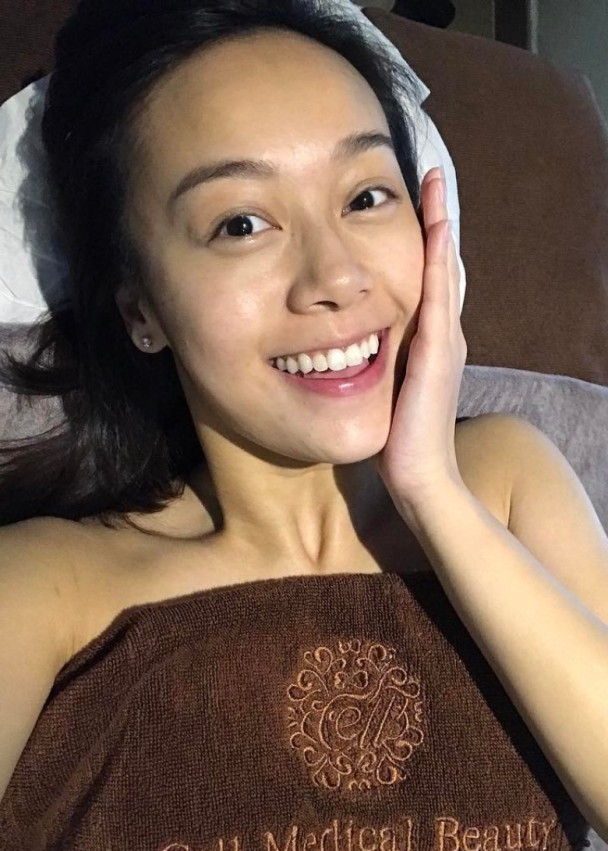
#> input picture images/10.jpg, 608 x 851 px
$ python -i eef.py   (imports and definitions only)   (older library calls are emulated)
#> lines starting #> are read from the running program, lines starting #| are printed output that depends on the picture; after the words box and inside, x2 and y2 are one past the last pixel; in counts of white or black regions, pixels touching at a corner belong together
import os,sys
import numpy as np
import matplotlib.pyplot as plt
import imageio
import scipy, scipy.misc, scipy.signal
import cv2
import sys

def computeTextureWeights(fin, sigma, sharpness):
    dt0_v = np.vstack((np.diff(fin, n=1, axis=0), fin[0,:]-fin[-1,:]))
    dt0_h = np.vstack((np.diff(fin, n=1, axis=1).conj().T, fin[:,0].conj().T-fin[:,-1].conj().T)).conj().T

    gauker_h = scipy.signal.convolve2d(dt0_h, np.ones((1,sigma)), mode='same')
    gauker_v = scipy.signal.convolve2d(dt0_v, np.ones((sigma,1)), mode='same')

    W_h = 1/(np.abs(gauker_h)*np.abs(dt0_h)+sharpness)
    W_v = 1/(np.abs(gauker_v)*np.abs(dt0_v)+sharpness)

    return  W_h, W_v

def solveLinearEquation(IN, wx, wy, lamda):
    [r, c] = IN.shape
    k = r * c
    dx =  -lamda * wx.flatten('F')
    dy =  -lamda * wy.flatten('F')
    tempx = np.roll(wx, 1, axis=1)
    tempy = np.roll(wy, 1, axis=0)
    dxa = -lamda *tempx.flatten('F')
    dya = -lamda *tempy.flatten('F')
    tmp = wx[:,-1]
    tempx = np.concatenate((tmp[:,None], np.zeros((r,c-1))), axis=1)
    tmp = wy[-1,:]
    tempy = np.concatenate((tmp[None,:], np.zeros((r-1,c))), axis=0)
    dxd1 = -lamda * tempx.flatten('F')
    dyd1 = -lamda * tempy.flatten('F')

    wx[:,-1] = 0
    wy[-1,:] = 0
    dxd2 = -lamda * wx.flatten('F')
    dyd2 = -lamda * wy.flatten('F')

    Ax = scipy.sparse.spdiags(np.concatenate((dxd1[:,None], dxd2[:,None]), axis=1).T, np.array([-k+r,-r]), k, k)
    Ay = scipy.sparse.spdiags(np.concatenate((dyd1[None,:], dyd2[None,:]), axis=0), np.array([-r+1,-1]), k, k)
    D = 1 - ( dx + dy + dxa + dya)
    A = ((Ax+Ay) + (Ax+Ay).conj().T + scipy.sparse.spdiags(D, 0, k, k)).T

    tin = IN[:,:]
    tout = scipy.sparse.linalg.spsolve(A, tin.flatten('F'))
    OUT = np.reshape(tout, (r, c), order='F')
    return OUT


def tsmooth(img, lamda=0.01, sigma=3.0, sharpness=0.001):
    I = cv2.normalize(img.astype('float64'), None, 0.0, 1.0, cv2.NORM_MINMAX)
    x = np.copy(I)
    wx, wy = computeTextureWeights(x, sigma, sharpness)
    S = solveLinearEquation(I, wx, wy, lamda)
    return S

def rgb2gm(I):
    if (I.shape[2] == 3):
        I = cv2.normalize(I.astype('float64'), None, 0.0, 1.0, cv2.NORM_MINMAX)
        I = (I[:,:,0]*I[:,:,1]*I[:,:,2])**(1/3)

    return I

def applyK(I, k, a=-0.3293, b=1.1258):
    f = lambda x: np.exp((1-x**a)*b)
    beta = f(k)
    gamma = k**a
    J = (I**gamma)*beta
    return J

def entropy(X):
    tmp = X * 255
    tmp[tmp > 255] = 255
    tmp[tmp<0] = 0
    tmp = tmp.astype(np.uint8)
    _, counts = np.unique(tmp, return_counts=True)
    pk = np.asarray(counts)
    pk = 1.0*pk / np.sum(pk, axis=0)
    S = -np.sum(pk * np.log2(pk), axis=0)
    return S

def maxEntropyEnhance(I, isBad, a=-0.3293, b=1.1258):
    # Esatimate k
    tmp = cv2.resize(I, (50,50), interpolation=cv2.INTER_AREA)
    tmp[tmp<0] = 0
    tmp = tmp.real
    Y = rgb2gm(tmp)

    isBad = isBad * 1
    isBad = scipy.misc.imresize(isBad, (50,50), interp='bicubic', mode='F')
    isBad[isBad<0.5] = 0
    isBad[isBad>=0.5] = 1
    Y = Y[isBad==1]

    if Y.size == 0:
       J = I
       return J

    f = lambda k: -entropy(applyK(Y, k))
    opt_k = scipy.optimize.fminbound(f, 1, 7)

    # Apply k
    J = applyK(I, opt_k, a, b) - 0.01
    return J


def Ying_2017_CAIP(img, mu=0.5, a=-0.3293, b=1.1258):
    lamda = 0.5
    sigma = 5
    I = cv2.normalize(img.astype('float64'), None, 0.0, 1.0, cv2.NORM_MINMAX)

    # Weight matrix estimation
    t_b = np.max(I, axis=2)
    #t_b = np.max(I)
    t_our = cv2.resize(tsmooth(scipy.misc.imresize(t_b, 0.5, interp='bicubic', mode='F'), lamda, sigma), (t_b.shape[1], t_b.shape[0]), interpolation=cv2.INTER_AREA)

    # Apply camera model with k(exposure ratio)
    isBad = t_our < 0.5
    J = maxEntropyEnhance(I, isBad)

    # W: Weight Matrix
    t = np.zeros((t_our.shape[0], t_our.shape[1], I.shape[2]))
    for i in range(I.shape[2]):
        t[:,:,i] = t_our
    W = t**mu

    I2 = I*W
    J2 = J*(1-W)

    result = I2 + J2
    result = result * 255
    result[result > 255] = 255
    result[result<0] = 0
    return result.astype(np.uint8)

def process(image):
    # [4 lines of commented-out code are left out]
    image_RGB = cv2.cvtColor(image,cv2.COLOR_BGR2RGB)
    result = Ying_2017_CAIP(image_RGB)
    result = cv2.cvtColor(result,cv2.COLOR_RGB2BGR)
    #result = cv2.merge([result[:,:,0],image_U,image_V])
    #result = cv2.cvtColor(result,cv2.COLOR_YUV2BGR)
    return result
    #cv2.imwrite(os.path.splitext(sys.argv[1])[0]+'_ying.jpg',result)
    #plt.imshow(result)
    #plt.show()

>>> import cv2
>>> picture = cv2.imread('../images/10.jpg')
#> picture is the input picture: shape (851, 608, 3); mean B, G, R 78.2, 93.2, 116
>>> result = process(picture)
#> in solveLinearEquation, `tempy = np.roll(wy, 1, axis=0)`:
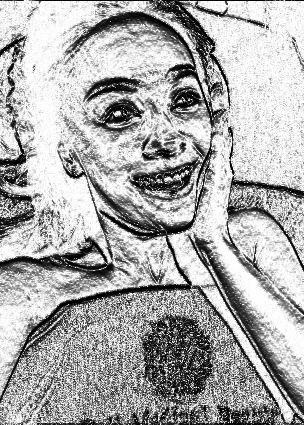
#> tempy: shape (425, 304) float64; min 2.08, max 1000, mean 671; drawn with min black and max white
#> in solveLinearEquation, `tmp = wx[:,-1]`: tmp = 425 values, max 997.8 at index 212, min 2.76 at index 148, mean 81.77
#> in solveLinearEquation, `tempx = np.concatenate((tmp[:,None], np.zeros((r,c-1))), axis=1)`:
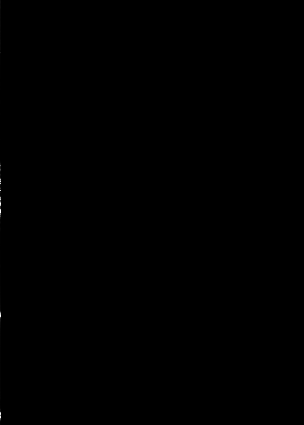
#> tempx: shape (425, 304) float64; min 0, max 997.8, mean 0.3; drawn with min black and max white
#> in solveLinearEquation, `tmp = wy[-1,:]`: tmp = 304 values, max 1000 at index 27, min 2.08 at index 220, mean 86.79
#> in solveLinearEquation, `wx[:,-1] = 0`: wx: shape (425, 304) float64; min 0, max 1000, mean 631.5
#> in solveLinearEquation, `wy[-1,:] = 0`: wy: shape (425, 304) float64; min 0, max 1000, mean 670.8
#> in Ying_2017_CAIP, `isBad = t_our < 0.5`:
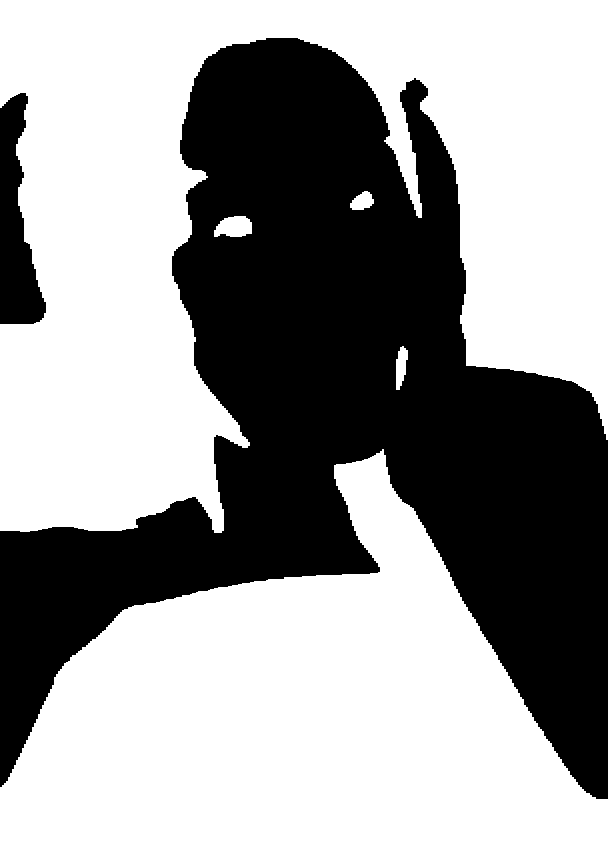
#> isBad: shape (851, 608) bool; 60.6% white; 2 black regions, box (x1, y1, x2, y2) and area: (0, 38, 608, 799) 197888, (0, 93, 46, 324) 6224
#> in maxEntropyEnhance, `isBad[isBad>=0.5] = 1`:
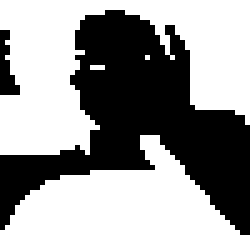
#> isBad: shape (50, 50) float32 (shown 5 times larger); values 0 (black) and 1 (white), 60.4% white; 2 black regions, box (x1, y1, x2, y2) and area: (0, 2, 50, 47) 961, (0, 6, 4, 19) 30
#> in maxEntropyEnhance, `Y = Y[isBad==1]`: Y = 1509 values, max 0.626 at index 28, min 1.33e-08 at index 734, mean 0.178
#> in applyK, `J = (I**gamma)*beta`: J = 1509 values, max 1.05 at index 28, min 6.91e-06 at index 734, mean 0.432
#> in entropy, `tmp = X * 255`: tmp = 1509 values, max 267.8 at index 28, min 0.00176 at index 734, mean 110.1
#> in entropy, `tmp = tmp.astype(np.uint8)`: tmp = 1509 values, max 255 at index 28, min 0 at index 734, mean 109.6
#> in entropy, `_, counts = np.unique(tmp, return_counts=True)`: counts = 211 values, max 28 at index 99, min 1 at index 0, mean 7.15
#> in entropy, `pk = np.asarray(counts)`: pk has the same summary as counts
#> in entropy, `pk = 1.0*pk / np.sum(pk, axis=0)`: pk = 211 values, max 0.0186 at index 99, min 0.000663 at index 0, mean 0.00474
#> in entropy, `S = -np.sum(pk * np.log2(pk), axis=0)`: S = 7.23
#> in maxEntropyEnhance, `opt_k = scipy.optimize.fminbound(f, 1, 7)`: opt_k = 5.2
#> in Ying_2017_CAIP, `I2 = I*W`:
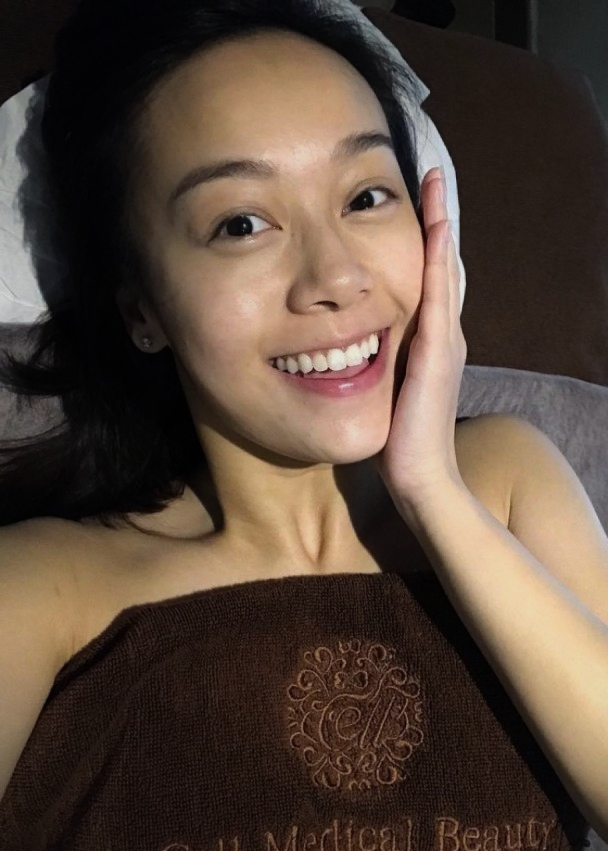
#> I2: shape (851, 608, 3) float64; mean R, G, B 0.345, 0.28, 0.233
#> in Ying_2017_CAIP, `result[result > 255] = 255`:
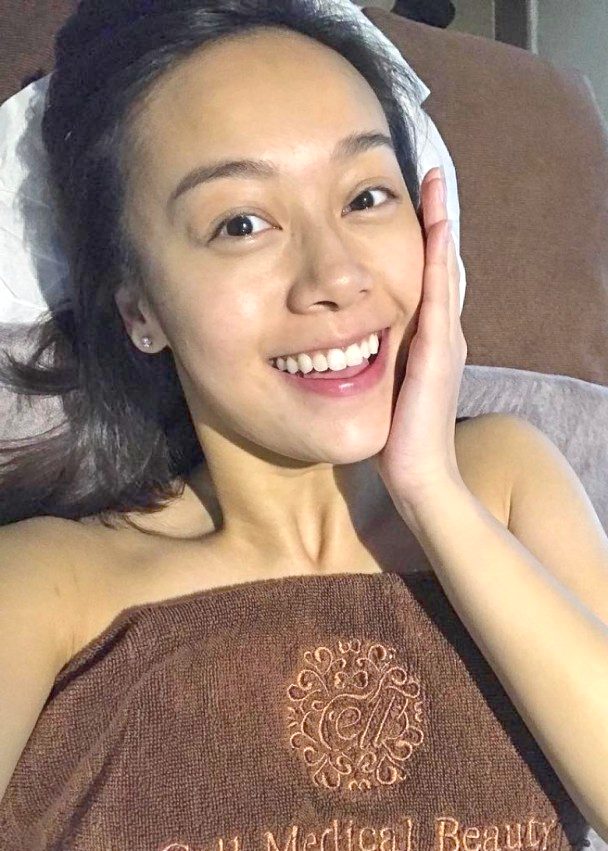
#> result: shape (851, 608, 3) float64; mean R, G, B 155, 129.2, 112.7; drawn with min black and max white
#> in Ying_2017_CAIP, `return result.astype(np.uint8)`:
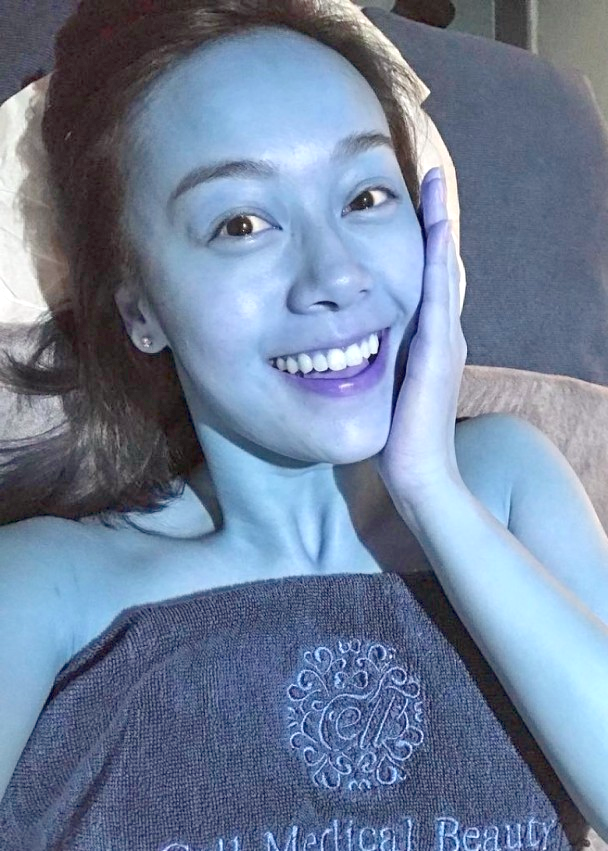
#> returned value: shape (851, 608, 3); mean of channels 0, 1, 2 154.5, 128.7, 112.2; drawn as B, G, R
